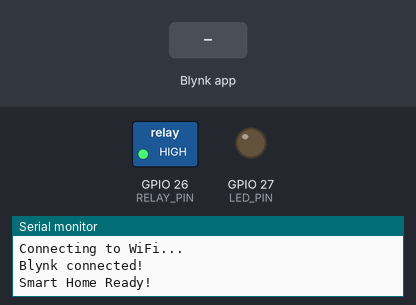
The sketch below on a simulated ESP32. Shown: switched loads named in the sketch (green lamp = pin HIGH), output pins drawn as LEDs (lit = HIGH), the last lines printed to the serial monitor. The test bench sets the inputs (shaded band). WiFi joins after 1.5 s; servers stay silent unless stated.

Above: at 4.0 s.
4.1 s: Blynk app writes 1 to V1
At 4.9 s:
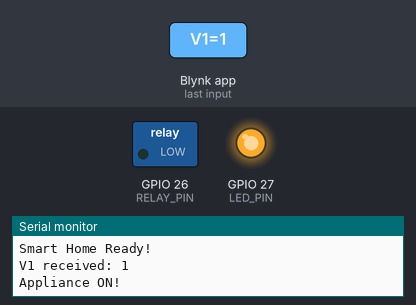
5.6 s: Blynk app writes 0 to V1
At 6.0 s:
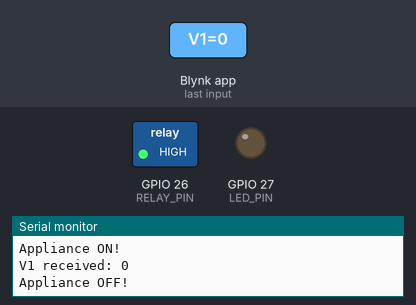
Timing chart, 0 to 8.6 s (numbered marks = the images above; inputs shaded):
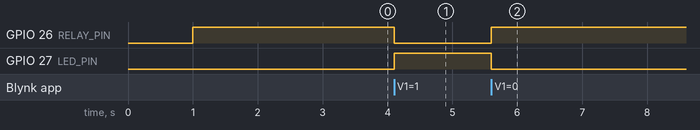

The sketch:

Smart_home_relay.ino
```cpp
#define BLYNK_TEMPLATE_ID   "TMPL3we_zrRi2"
#define BLYNK_TEMPLATE_NAME "Smart Home"
#define BLYNK_AUTH_TOKEN    "BQapvIigC-wJRJDjhe02wnH2FlBK7-0m"

#include <WiFi.h>
#include <BlynkSimpleEsp32.h>

#define RELAY_PIN 26
#define LED_PIN   27

char ssid[] = "Your_Wifi";
char pass[] = "password";

BlynkTimer timer;

BLYNK_CONNECTED() {
  Serial.println("Blynk connected!");  // ✅ confirms connection
  Blynk.syncVirtual(V1);              // ✅ sync button state on startup
}

BLYNK_WRITE(V1) {
  int val = param.asInt();
  Serial.print("V1 received: ");      // ✅ debug
  Serial.println(val);
  if (val == 1) {
    digitalWrite(RELAY_PIN, LOW);
    digitalWrite(LED_PIN, HIGH);
    Serial.println("Appliance ON!");
  } else {
    digitalWrite(RELAY_PIN, HIGH);
    digitalWrite(LED_PIN, LOW);
    Serial.println("Appliance OFF!");
  }
}

void checkSchedule() {
  Blynk.virtualWrite(V2, digitalRead(LED_PIN));
}

void setup() {
  Serial.begin(9600);
  delay(1000);
  Serial.println("Starting...");

  pinMode(RELAY_PIN, OUTPUT);
  pinMode(LED_PIN, OUTPUT);
  digitalWrite(RELAY_PIN, HIGH);
  digitalWrite(LED_PIN, LOW);

  Serial.println("Connecting to WiFi...");
  Blynk.begin(BLYNK_AUTH_TOKEN, ssid, pass);

  timer.setInterval(2000L, checkSchedule);
  Serial.println("Smart Home Ready!");
}

void loop() {
  Blynk.run();
  timer.run();
}
```

Measured:
- after the input at 4.1 s, GPIO 26 (RELAY_PIN): HIGH → LOW at once; GPIO 27 (LED_PIN): LOW → HIGH at once
- after the input at 5.6 s, GPIO 26 (RELAY_PIN): LOW → HIGH at once; GPIO 27 (LED_PIN): HIGH → LOW at once
